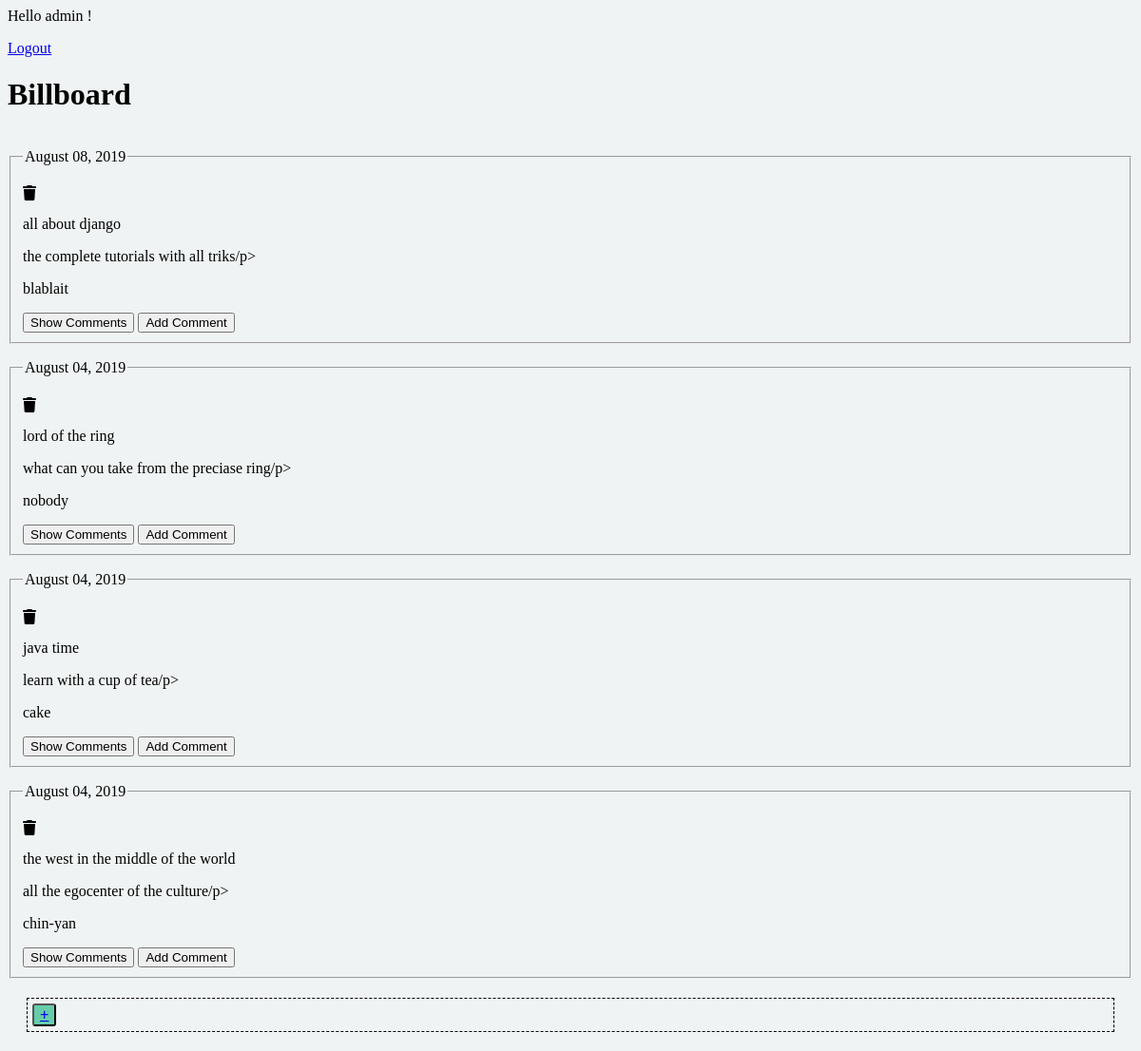
The page /socialBoard/ (signed in) on the database as committed earlier.
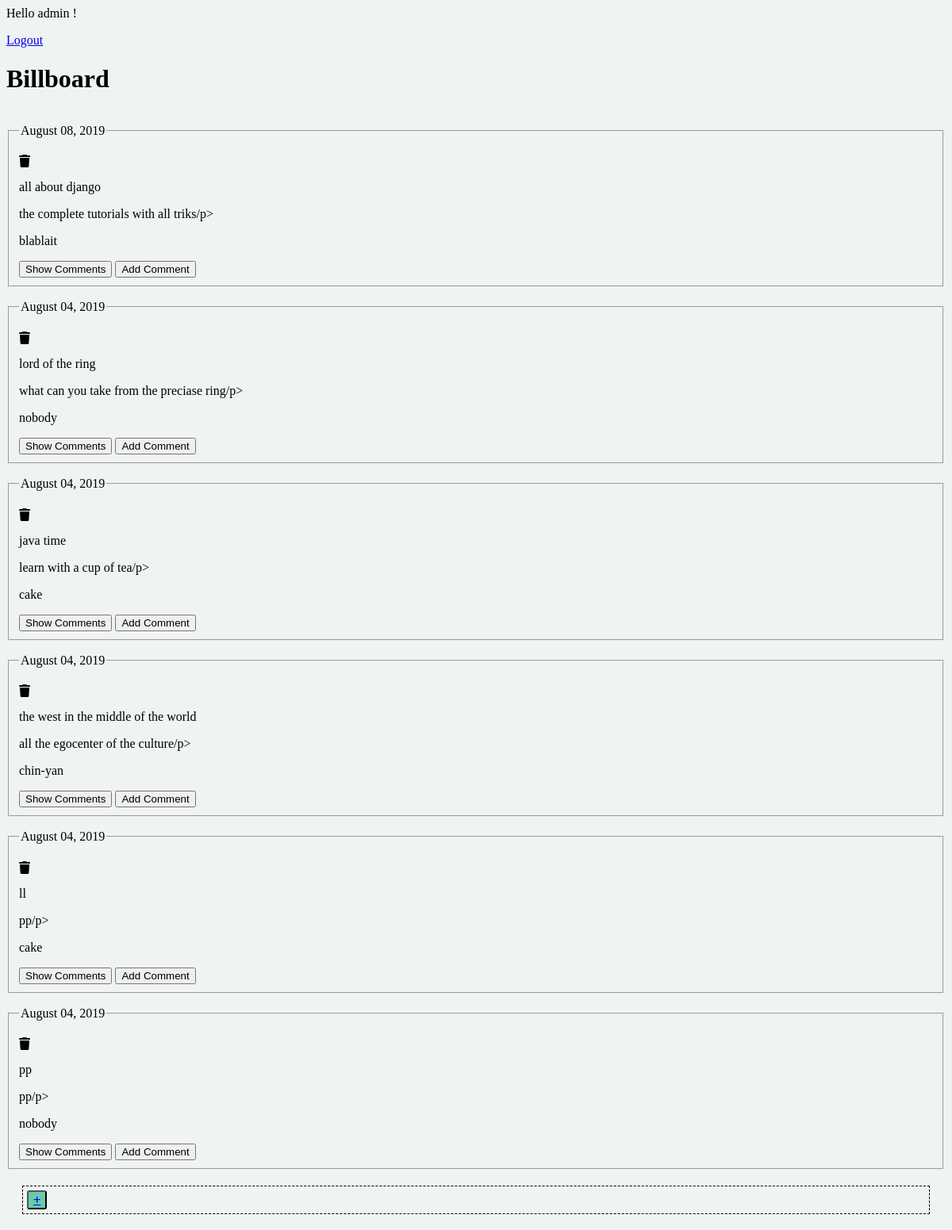
The same page on the database as committed later.
### socialBoard/models.py (models this page shows, shortened)
class Post(models.Model):
    title = models.CharField(max_length=120)
    pub_date = models.DateTimeField('date published')
    content = models.CharField(max_length=500)
    author = models.CharField(max_length = 24)

### socialBoard/views.py (the view)
@login_required
def index(request):
    context = {"posts": get_posts()}
    return render(request,'socialBoard/index.html',context)

### socialBoard/views.py (called while the page is built)
def get_posts():
    return Post.objects.all()

### socialBoard/templates/socialBoard/index.html (shortened to what this page needs)
{%  load static %}
<html lang="en" class="gr__cryptic-plains-74549_herokuapp_com fa-events-icons-ready">
<head>
    <link rel="stylesheet" type="text/css" href="/static/bootstrap/css/bootstrap.min.css">
    <link rel="stylesheet" type="text/css" href="/static/css/style.css">
    <link href="https://stackpath.bootstrapcdn.com/font-awesome/4.7.0/css/font-awesome.min.css" rel="stylesheet"
>
    <link href="https://use.fontawesome.com/082397c0ed.css" media="all" rel="stylesheet">
</head>
<body data-gr-c-s-loaded="true">
    <div>
        <p id="hellouser">Hello {{user}} !</p>
        <a class="btn" id="logoutbtn" href="{% url 'logout'%}">Logout</a>
    </div>
    <div class="board">
        <h1 id="maintitle">Billboard</h1>
        <div id="row">
            {% if posts %}
            {% for p in posts %}
            <fieldset class="post_div center-block">
                <legend>
                    <p class="pubdate">{{p.pub_date | date:"F d, Y "}}</p>
                </legend>
                <a class="delete_post" id="{{p.id}}"><i class="fa fa-trash" aria-hidden="true"></i></a>
                <p class="posttitle">{{p.title}}</p>
                <p class="postmsg">{{p.content}}/p>
                    <p class="postauthor">{{p.author}}</p>
                    <button class="showcomments btn " id="showcomment_{{p.id}}">Show Comments</button>
                    <button class="addcomment btn" id="add_{{p.id}}">Add Comment</button>
            </fieldset>
            {% endfor %}
            <div id="add-post"><button id="btn-add-post">
                    <a href="{% url 'new_post' %}">+</a></button></div>
            {% else %}
            <p>There are no posts yet...</p>
            {% endif%}
        </div>
    </div>
</body>
</html>

Rows that differ between the two databases and show on the page:
added Post: pub_date "August 04, 2019", title "ll", content "pp", author "cake"
added Post: pub_date "August 04, 2019", title "pp", content "pp", author "nobody"
